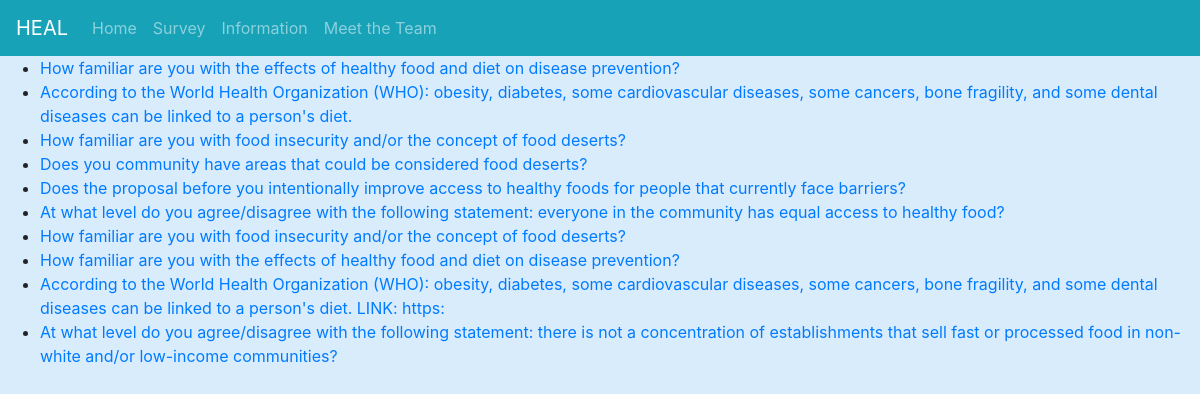
Before: /index/ with the older database file.
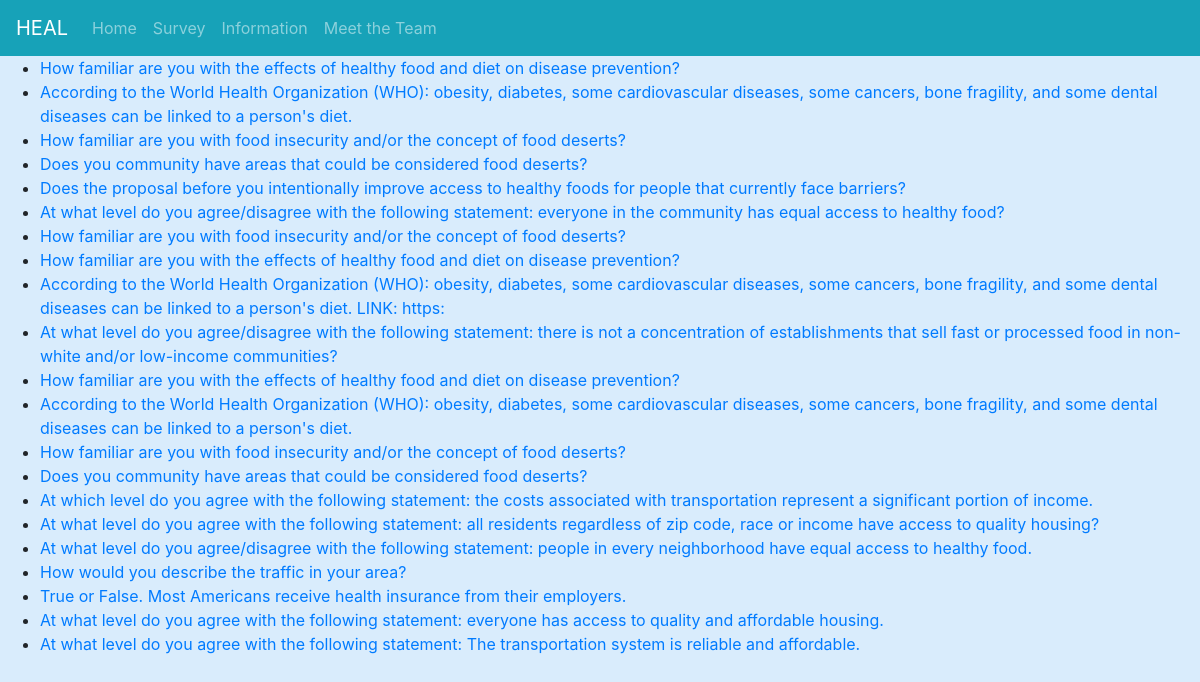
After: the same page with the newer database file.
### HEALSurvey/models.py (models this page shows, shortened)
class Question(models.Model):
    QuestionText = models.CharField(max_length=200)
    id = models.IntegerField(primary_key=True)
    PreviousID = models.IntegerField(default=1)
    NextIDA = models.IntegerField(default=1)
    NextIDB = models.IntegerField(default=1)
    VideoLink = models.CharField(max_length=200, blank=True, null=True)
    ImageLink = models.CharField(max_length=200, blank=True, null=True)
    WebsiteLink = models.CharField(max_length=200, blank=True, null=True)

### HEALSurvey/views.py (the view)
# urls.py: path('index/', views.index, name='index'),
def index(request):  # renders a list of all questions in the database on index page
    question_list = Question.objects.all()
    context = {'question_list': question_list}
    return render(request, 'index.html', context)

### templates/index.html
{% extends 'Base.html' %}
{% load crispy_forms_tags %}
{% load static %}
{% block body %}
{% if question_list %}
    <ul>
    {% for question in question_list %}
        <li><a href="{% url 'survey' question.id %}">{{ question.QuestionText }}</a></li>
    {% endfor %}
    </ul>
{% else %}
    <p>No polls are available.</p>
{% endif %}
{% endblock %}

### templates/Base.html (shortened to what this page needs)
{% load static %}
<!DOCTYPE html>
<html lang="en">
<head>
    <link rel="stylesheet" href="https://stackpath.bootstrapcdn.com/bootstrap/4.5.0/css/bootstrap.min.css">
    <link rel="stylesheet" href="{% static 'css/styles.css' %}">
</head>
<body>
<div>
    <nav class="navbar navbar-expand-lg navbar-dark bg-info">
        <a class="navbar-brand">HEAL</a>
        <div class="collapse navbar-collapse" id="navbarTogglerDemo02">
            <ul class="navbar-nav mr-auto mt-2 mt-lg-0">
                <li class="nav-item">
                    <a class="nav-link" href={% url 'home' %}>Home</a>
                </li>
                <li class="nav-item">
                    <a class="nav-link" href="{% url 'topic' %}">Survey</a>
                </li>
                <li class="nav-item">
                    <a class="nav-link" href="#">Information</a>
                </li>
                <li class="nav-item">
                    <a class="nav-link" href="{% url 'team' %}">Meet the Team</a>
                </li>
            </ul>
        </div>
    </nav>
</div>
<div>
    {% block body %}
    {% endblock %}
</div>
</body>
</html>

### static/css/styles.css (style rules this page uses)
body { background-color: #D9ECFC; justify-content: center; }

Changed rows visible on the page:
added Question: QuestionText "How familiar are you with the effects of healthy food and diet on disease prevention?"
added Question: QuestionText "According to the World Health Organization (WHO): obesity, diabetes, some cardiovascular diseases, some cancers, bone fragility, and some dental diseases can be linked to a person's diet."
added Question: QuestionText "How familiar are you with food insecurity and/or the concept of food deserts?"
added Question: QuestionText "Does you community have areas that could be considered food deserts?"
added Question: QuestionText "At which level do you agree with the following statement: the costs associated with transportation represent a significant portion of income."
added Question: QuestionText "At what level do you agree with the following statement: all residents regardless of zip code, race or income have access to quality housing?"
added Question: QuestionText "At what level do you agree/disagree with the following statement: people in every neighborhood have equal access to healthy food."
added Question: QuestionText "How would you describe the traffic in your area?"
added Question: QuestionText "True or False. Most Americans receive health insurance from their employers."
added Question: QuestionText "At what level do you agree with the following statement: everyone has access to quality and affordable housing."
added Question: QuestionText "At what level do you agree with the following statement: The transportation system is reliable and affordable."
